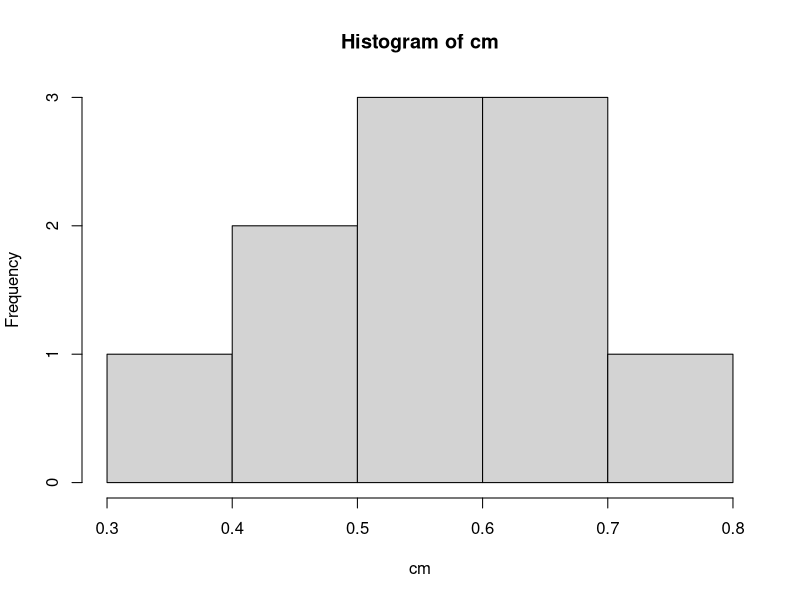
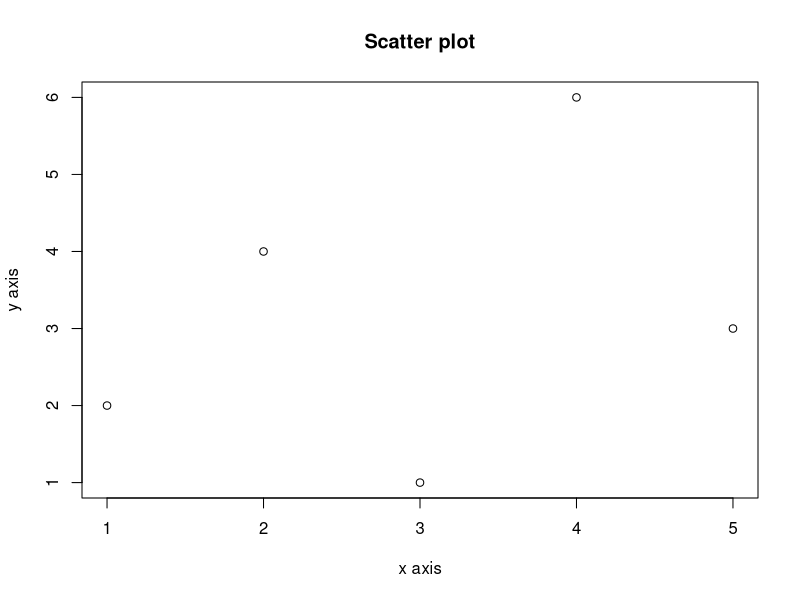

Here is the R script that generated these plots, in order:
300 + 200.4 + 120.6

sqrt(256)

cumsum(c(2, 3, 4, 5, 6))

log10(100) * cos(pi)

x = 10
y = 20
z = x + y

vec = c(x, y, z)

max(vec)
min(vec)

length(vec)

rain = c(1, 6, 8, 9, 1, 4, 5, 6, 9, 4, 4, 3)

mean(rain)
sd(rain)
cumsum(rain)

which.max(rain)
which.min(rain)

x = c(1, 2, 5, 9, 11)
y = c(2, 5, 1, 0, 23)

intersect(x, y)
union(x, y)
c(x, y)

setdiff(x, y)
setdiff(y, x)

m = matrix(runif(100), ncol = 10)

rowMeans(m)
sd(rowMeans(m))

cm = colMeans(m)
hist(cm)

df = data.frame(Name = c("Dhoni", "Raina", "Jaddu"), Age = c(25, 30, 22))
names = df$Name
ages = df$Age
first_row = df[1,]

pow = 2 ^ 3
pow

x = c(1, 2, 3, 4, 5)

mean(x)
median(x)

sort(x)
x[x > 2]

x = c(1, 2, 3, 4, 5)
y = c(2, 4, 1, 6, 3)
plot(x, y, main = "Scatter plot", xlab = "x axis", ylab = "y axis")

